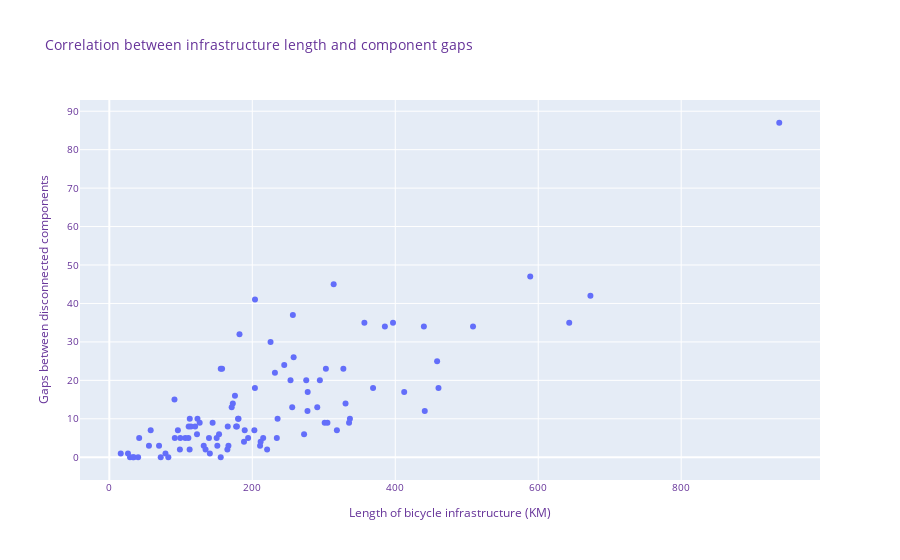
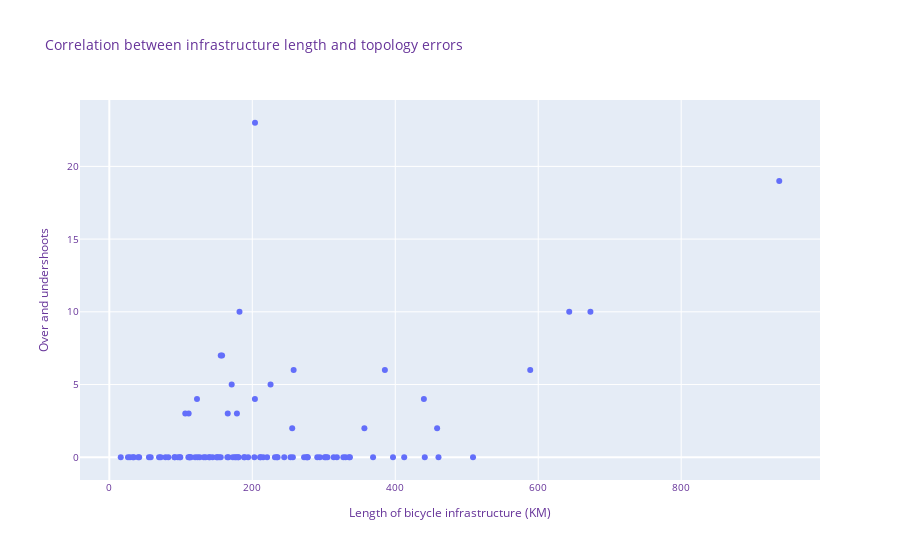

Notebook code cell kept with these figures, in order:
### Markdown cell above
**Correlation between infrastructure length and topology errors**

### Code cell
# TODO: Add label for high/low density and add as color?
fig = px.scatter(
    muni_network_counts, 
    x='infra_km', 
    y='component_gaps',
    title='Correlation between infrastructure length and component gaps', 
    hover_data=["name"],
    labels={
        "infra_km": "Length of bicycle infrastructure (KM)",
        "component_gaps": "Gaps between disconnected components",
        "name": "Municipality"
        })

fig.update_layout(
    font=dict(
        size=10,
        color="RebeccaPurple"
    )
)
fig.show()


# TODO: Add label for high/low density and add as color?
fig = px.scatter(
    muni_network_counts, 
    x='infra_km', 
    y='over_under',
    title='Correlation between infrastructure length and topology errors', 
    hover_data=["name"],
    labels={
        "infra_km": "Length of bicycle infrastructure (KM)",
        "over_under": "Over and undershoots",
        "name": "Municipality"
        })

fig.update_layout(
    font=dict(
        size=10,
        color="RebeccaPurple"
    )
)
fig.show()

### Figure 1 — Plotly figure (JSON) as saved in the notebook; plotly's stock layout.template omitted (floating-point values rounded to 4 significant figures)
{"data": [{"customdata": [["Aabenraa"], ["Aalborg"], ["Aarhus"], ["Albertslund"], ["Allerød"], ["Assens"], ["Ballerup"], ["Billund"], ["Bornholm"], ["Brøndby"], ["Brønderslev"], ["Dragør"], ["Egedal"], ["Esbjerg"], ["Faaborg-Midtfyn"], ["Fanø"], ["Favrskov"], ["Faxe"], ["Fredensborg"], ["Fredericia"], ["Frederiksberg"], ["Frederikshavn"], ["Frederikssund"], ["Furesø"], ["Gentofte"], ["Gladsaxe"], ["Glostrup"], ["Greve"], ["Gribskov"], ["Guldborgsund"], ["Haderslev"], ["Halsnæs"], ["Hedensted"], ["Helsingør"], ["Herlev"], ["Herning"], ["Hillerød"], ["Hjørring"], ["Holbæk"], ["Holstebro"], ["Horsens"], ["Hvidovre"], ["Høje-Taastrup"], ["Hørsholm"], ["Ikast-Brande"], ["Ishøj"], ["Jammerbugt"], ["Kalundborg"], ["Kerteminde"], ["Kolding"], ["København"], ["Køge"], ["Langeland"], ["Lejre"], ["Lemvig"], ["Lolland"], ["Lyngby-Taarbæk"], ["Læsø"], ["Mariagerfjord"], ["Middelfart"], ["Morsø"], ["Norddjurs"], ["Nordfyns"], ["Nyborg"], ["Næstved"], ["Odder"], ["Odense"], ["Odsherred"], ["Randers"], ["Rebild"], ["Ringkøbing-Skjern"], ["Ringsted"], ["Roskilde"], ["Rudersdal"], ["Rødovre"], ["Samsø"], ["Silkeborg"], ["Skanderborg"], ["Skive"], ["Slagelse"], ["Solrød"], ["Sorø"], ["Stevns"], ["Struer"], ["Svendborg"], ["Syddjurs"], ["Sønderborg"], ["Thisted"], ["Tårnby"], ["Tønder"], ["Vallensbæk"], ["Varde"], ["Vejen"], ["Vejle"], ["Vesthimmerlands"], ["Viborg"], ["Vordingborg"], ["Ærø"]], "hovertemplate": "Length of bicycle infrastructure (KM)=%{x}<br>Gaps between disconnected components=%{y}<br>Municipality=%{customdata[0]}<extra></extra>", "legendgroup": "", "marker": {"color": "#636efa", "symbol": "circle"}, "mode": "markers", "name": "", "orientation": "v", "showlegend": false, "type": "scatter", "x": [335.4, 673.0, 937.2, 111.0, 157.8, 112.3, 182.1, 175.8, 215.2, 122.6, 211.7, 41.75, 225.5, 440.1, 166.6, 28.94, 301.3, 114.1, 203.8, 257.8, 78.55, 330.5, 255.8, 171.2, 155.8, 139.4, 91.59, 155.9, 144.5, 277.5, 272.5, 126.4, 244.7, 253.5, 55.45, 385.5, 256.7, 318.4, 235.4, 275.5, 327.4, 140.6, 172.8, 112.6, 210.9, 57.87, 234.3, 194.1, 91.15, 313.8, 643.4, 277.2, 34.29, 202.9, 82.54, 188.4, 177.3, 32.99, 189.4, 151.1, 26.08, 95.93, 123.3, 153.5, 396.9, 132.1, 588.8, 120.0, 294.5, 165.1, 412.5, 220.7, 356.8, 231.7, 69.55, 40.26, 508.8, 303.0, 180.7, 368.9, 106.2, 134.6, 98.73, 110.6, 178.5, 203.7, 441.3, 165.7, 99.31, 290.9, 71.92, 336.6, 150.2, 458.6, 305.1, 460.5, 180.1, 15.98], "xaxis": "x", "y": [9, 42, 87, 8, 23, 2, 32, 16, 5, 6, 4, 5, 30, 34, 3, 0, 9, 8, 41, 26, 1, 14, 13, 13, 0, 5, 5, 23, 9, 17, 6, 9, 24, 20, 3, 34, 37, 7, 10, 20, 23, 1, 14, 10, 3, 7, 5, 5, 15, 45, 35, 12, 0, 7, 0, 4, 8, 0, 7, 3, 1, 7, 10, 6, 35, 3, 47, 8, 20, 2, 17, 2, 35, 22, 3, 0, 34, 23, 10, 18, 5, 2, 2, 5, 8, 18, 12, 8, 5, 13, 0, 10, 5, 25, 9, 18, 10, 1], "yaxis": "y"}], "layout": {"font": {"color": "RebeccaPurple", "size": 10}, "legend": {"tracegroupgap": 0}, "title": {"text": "Correlation between infrastructure length and component gaps"}, "xaxis": {"anchor": "y", "domain": [0, 1], "title": {"text": "Length of bicycle infrastructure (KM)"}}, "yaxis": {"anchor": "x", "domain": [0, 1], "title": {"text": "Gaps between disconnected components"}}}}

### Figure 2 — Plotly figure (JSON) as saved in the notebook; plotly's stock layout.template omitted (floating-point values rounded to 4 significant figures)
{"data": [{"customdata": [["Aabenraa"], ["Aalborg"], ["Aarhus"], ["Albertslund"], ["Allerød"], ["Assens"], ["Ballerup"], ["Billund"], ["Bornholm"], ["Brøndby"], ["Brønderslev"], ["Dragør"], ["Egedal"], ["Esbjerg"], ["Faaborg-Midtfyn"], ["Fanø"], ["Favrskov"], ["Faxe"], ["Fredensborg"], ["Fredericia"], ["Frederiksberg"], ["Frederikshavn"], ["Frederikssund"], ["Furesø"], ["Gentofte"], ["Gladsaxe"], ["Glostrup"], ["Greve"], ["Gribskov"], ["Guldborgsund"], ["Haderslev"], ["Halsnæs"], ["Hedensted"], ["Helsingør"], ["Herlev"], ["Herning"], ["Hillerød"], ["Hjørring"], ["Holbæk"], ["Holstebro"], ["Horsens"], ["Hvidovre"], ["Høje-Taastrup"], ["Hørsholm"], ["Ikast-Brande"], ["Ishøj"], ["Jammerbugt"], ["Kalundborg"], ["Kerteminde"], ["Kolding"], ["København"], ["Køge"], ["Langeland"], ["Lejre"], ["Lemvig"], ["Lolland"], ["Lyngby-Taarbæk"], ["Læsø"], ["Mariagerfjord"], ["Middelfart"], ["Morsø"], ["Norddjurs"], ["Nordfyns"], ["Nyborg"], ["Næstved"], ["Odder"], ["Odense"], ["Odsherred"], ["Randers"], ["Rebild"], ["Ringkøbing-Skjern"], ["Ringsted"], ["Roskilde"], ["Rudersdal"], ["Rødovre"], ["Samsø"], ["Silkeborg"], ["Skanderborg"], ["Skive"], ["Slagelse"], ["Solrød"], ["Sorø"], ["Stevns"], ["Struer"], ["Svendborg"], ["Syddjurs"], ["Sønderborg"], ["Thisted"], ["Tårnby"], ["Tønder"], ["Vallensbæk"], ["Varde"], ["Vejen"], ["Vejle"], ["Vesthimmerlands"], ["Viborg"], ["Vordingborg"], ["Ærø"]], "hovertemplate": "Length of bicycle infrastructure (KM)=%{x}<br>Over and undershoots=%{y}<br>Municipality=%{customdata[0]}<extra></extra>", "legendgroup": "", "marker": {"color": "#636efa", "symbol": "circle"}, "mode": "markers", "name": "", "orientation": "v", "showlegend": false, "type": "scatter", "x": [335.4, 673.0, 937.2, 111.0, 157.8, 112.3, 182.1, 175.8, 215.2, 122.6, 211.7, 41.75, 225.5, 440.1, 166.6, 28.94, 301.3, 114.1, 203.8, 257.8, 78.55, 330.5, 255.8, 171.2, 155.8, 139.4, 91.59, 155.9, 144.5, 277.5, 272.5, 126.4, 244.7, 253.5, 55.45, 385.5, 256.7, 318.4, 235.4, 275.5, 327.4, 140.6, 172.8, 112.6, 210.9, 57.87, 234.3, 194.1, 91.15, 313.8, 643.4, 277.2, 34.29, 202.9, 82.54, 188.4, 177.3, 32.99, 189.4, 151.1, 26.08, 95.93, 123.3, 153.5, 396.9, 132.1, 588.8, 120.0, 294.5, 165.1, 412.5, 220.7, 356.8, 231.7, 69.55, 40.26, 508.8, 303.0, 180.7, 368.9, 106.2, 134.6, 98.73, 110.6, 178.5, 203.7, 441.3, 165.7, 99.31, 290.9, 71.92, 336.6, 150.2, 458.6, 305.1, 460.5, 180.1, 15.98], "xaxis": "x", "y": [0, 10, 19, 3, 7, 0, 10, 0, 0, 4, 0, 0, 5, 4, 0, 0, 0, 0, 23, 6, 0, 0, 2, 5, 0, 0, 0, 7, 0, 0, 0, 0, 0, 0, 0, 6, 0, 0, 0, 0, 0, 0, 0, 0, 0, 0, 0, 0, 0, 0, 10, 0, 0, 0, 0, 0, 0, 0, 0, 0, 0, 0, 0, 0, 0, 0, 6, 0, 0, 0, 0, 0, 2, 0, 0, 0, 0, 0, 0, 0, 3, 0, 0, 0, 3, 4, 0, 3, 0, 0, 0, 0, 0, 2, 0, 0, 0, 0], "yaxis": "y"}], "layout": {"font": {"color": "RebeccaPurple", "size": 10}, "legend": {"tracegroupgap": 0}, "title": {"text": "Correlation between infrastructure length and topology errors"}, "xaxis": {"anchor": "y", "domain": [0, 1], "title": {"text": "Length of bicycle infrastructure (KM)"}}, "yaxis": {"anchor": "x", "domain": [0, 1], "title": {"text": "Over and undershoots"}}}}
